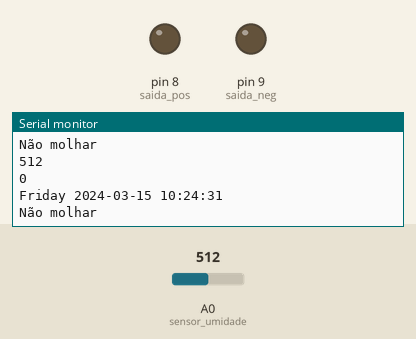
Bench run of a sketch on a simulated Arduino Uno, built with avr-gcc and run on an emulated ATmega328P. Parts: output pins drawn as LEDs (lit = HIGH), the last lines printed to the serial monitor. Inputs (shaded band) come from the test bench; at power-on: A0 (sensor_umidade) = 512. The local clock reads 2024-03-15 10:24:30 at power-on unless the sketch sets it.

Above: at 1.2 s.
1.3 s: A0 (sensor_umidade) set to 984
At 1.33 s:
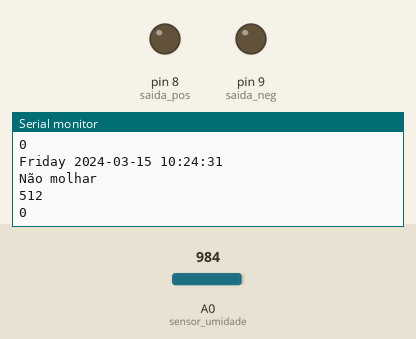
4.3 s: A0 (sensor_umidade) set to 1015
At 4.69 s:
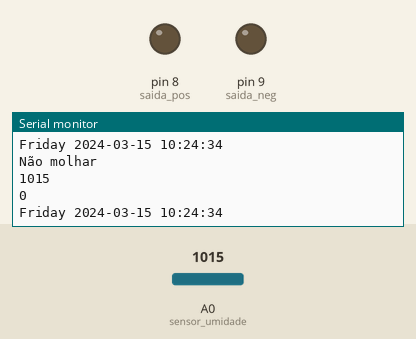
Timing chart, 0 to 7.3 s (numbered marks = the images above; inputs shaded):
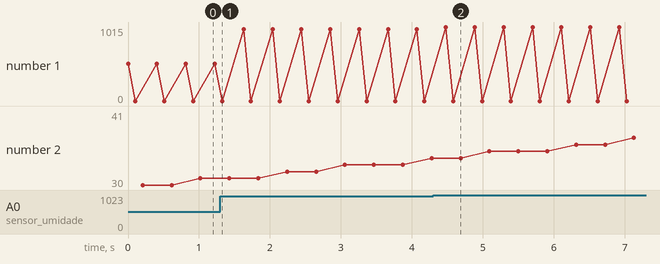

The sketch:

Alface_version2.0.ino
```cpp
#include <stdio.h>
#include <DS1302.h>
int saida_pos = 8;
int saida_neg = 9;
int sensor_umidade = A0;
/////////////////////////////
int valor_umi = 0;
bool chora = false;
bool molhou = false;
void checarUmidade();
void checarHora();
void printTime();
String dayAsString(const Time::Day day);
const int kCePin   = 5;  // Chip Enable
const int kIoPin   = 6;  // Input/Output
const int kSclkPin = 7;  // Serial Clock

// Create a DS1302 object.
DS1302 rtc(kCePin, kIoPin, kSclkPin);


void setup() {
  //  rtc.writeProtect(false);
  // rtc.halt(false);
  // Make a new time object to set the date and time.
  // Time t(2018, 5, 19, 07, 52, 50, Time::kSunday);
  // Set the time and date on the chip.
  // rtc.time(t);
  Serial.begin(9600);
  /////////////////////////////////////////////////////
  pinMode(saida_pos, OUTPUT);
  pinMode(saida_neg, OUTPUT);
  pinMode(sensor_umidade, INPUT);
  digitalWrite(saida_pos, LOW);
  digitalWrite(saida_neg, LOW);

}

void loop() {
  checarUmidade();
  checarHora();
  printTime();
  if ((valor_umi >= 2) && (chora == true) && (molhou == false))
  { Serial.println("Molhar");
    do {
      digitalWrite(saida_pos, HIGH);
      digitalWrite(saida_neg, HIGH);
      checarUmidade();
      delay(200);
    } while (valor_umi < 2);
    molhou = true;
  }
  else if ((valor_umi >= 1) && (chora == true) && (molhou == false))
  { Serial.println("Molhar pouco");
    digitalWrite(saida_pos, HIGH);
    digitalWrite(saida_neg, HIGH);
    delay(5000);
    molhou = true;
  }
  else
  { Serial.println("Não molhar");
    digitalWrite(saida_pos, LOW);
    digitalWrite(saida_neg, LOW);
    if (chora == false)
    {
      molhou = false;
    }
  }
  delay(200);
}
void checarUmidade()
{
  int leitura = analogRead(sensor_umidade);
  Serial.println(leitura);
  if (leitura <= 1023 && leitura >= 682) {
    valor_umi = 2;
  } else {
    if (leitura <= 681 && leitura >= 341) {
      valor_umi = 1;
    }
    else {
      if (leitura <= 340 && leitura >= 0) {
        valor_umi = 0;
      }
    }
  }
  delay(100);
}
void checarHora()
{

  Time hora = rtc.time();
  if ((hora.hr == 7) && (hora.min <= 30))
  {
    chora = true;
  }

  else if ((hora.hr == 18) && (hora.min <= 30))
  {
    chora = true;
  }
  else
  {
    chora = false;
  }
  Serial.println(chora);
  delay(100);
}
String dayAsString(const Time::Day day) {
  switch (day) {
    case Time::kSunday: return "Sunday";
    case Time::kMonday: return "Monday";
    case Time::kTuesday: return "Tuesday";
    case Time::kWednesday: return "Wednesday";
    case Time::kThursday: return "Thursday";
    case Time::kFriday: return "Friday";
    case Time::kSaturday: return "Saturday";
  }
  return "(unknown day)";
}
void printTime() {
  // Get the current time and date from the chip.
  Time t = rtc.time();
  // Name the day of the week.
  const String day = dayAsString(t.day);
  // Format the time and date and insert into the temporary buffer.
  char buf[50];
  snprintf(buf, sizeof(buf), "%s %04d-%02d-%02d %02d:%02d:%02d",
           day.c_str(),
           t.yr, t.mon, t.date,
           t.hr, t.min, t.sec);
  Serial.println(buf);
}
```

Measured:
- the behaviour switches between 999 and 1000 on A0 (sensor_umidade) (found by bisection; images 1 and 2)
- after the input at 4.3 s, the serial monitor: prints a new line after 0.18 s (image 2)
- plotted number 2: 31 → 34 after the input at 1.3 s
